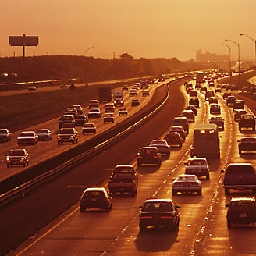
#> input picture test_images/highway_urb716.jpg, 256 x 256 px; the run also reads 1 picture not shown here
$ jupyter execute --allow-errors ImageClassificationWithShallowMachineLearning.ipynb
#> lines starting #> are read from the running program, lines starting #| are printed output that depends on the picture
### rgbhistogram.py
import cv2
import numpy as np

"""
This histogram will be used to charac- terize the color of the flower petals,
which is a good starting point for classifying the species of a flower
"""


class RGBHistogram:

    def __init__(self, bins):
        self.bins = bins

    def get_features(self, imagePath):
        img = cv2.imread(imagePath)
        features = []
        if img is not None:
            features.extend(self.extract_color_stats(img))
            features.extend(self.describe(img).tolist())

        return features

    def extract_color_stats(self, image):
        # split the input image into its respective RGB color channels
        # and then create a feature vector with 6 values: the mean and
        # standard deviation for each of the 3 channels, respectively
        (B,G, R) = cv2.split(image)
        stats = [np.mean(R), np.mean(G), np.mean(B), np.std(R),
                    np.std(G), np.std(B)]

        # perform a min/max scaling on the mean and standard deviation since we are
        # normalizing the histogram bins as well.
        np_stats = np.array(stats)
        normal_np_stats = np.interp(np_stats, (np_stats.min(), np_stats.max()), (0, +1))

        # return our set of features
        return normal_np_stats

    def describe(self, image, mask=None):
        hist = cv2.calcHist([image], [0, 1, 2],
                            mask, self.bins, [0, 256, 0, 256, 0, 256])
        cv2.normalize(hist, hist)

        # return as a feature vector
        return hist.flatten()

### path_utils.py
# import the necessary packages
import os

image_types = (".jpg", ".jpeg", ".png", ".bmp", ".tif", ".tiff")


def list_images(basePath, contains=None):
    # return the set of files that are valid
    return list_files(basePath, validExts=image_types, contains=contains)


def list_files(basePath, validExts=None, contains=None):
    # loop over the directory structure
    for (rootDir, dirNames, filenames) in os.walk(basePath):
        # loop over the filenames in the current directory
        for filename in filenames:
            # if the contains string is not none and the filename does not contain
            # the supplied string, then ignore the file
            if contains is not None and filename.find(contains) == -1:
                continue

            # determine the file extension of the current file
            ext = filename[filename.rfind("."):].lower()

            # check to see if the file is an image and should be processed
            if validExts is None or ext.endswith(validExts):
                # construct the path to the image and yield it
                imagePath = os.path.join(rootDir, filename)
                yield imagePath

### ImageClassificationWithShallowMachineLearning.ipynb
# Image Classification using (Shallow) Machine Learning Techniques

Image classification and machine learning around images is almost always delegated to deep machine learning algorithms such as TensorFlow, MXNet or Keras.

However, machine learning algorithms can also be used to help answer image classification and other questions as well.  Having an understanding around how to apply machine learning algorithms to common problems will be an increasingly important skill to have.

**Adrian Rosebrock** - Entrepreneur and Ph.D in Computer Vision, Machine Learning and Information Retrieval.
[PyImageSearch](https://www.pyimagesearch.com/start-here-learn-computer-vision-opencv/)

---

Addressing the question, "Why learn Deep Learning?"

<font size="3"><i>
"And perhaps most importantly, in the near future, a computer scientist [Software Engineer] without at least some knowledge of AI [Artificial Intelligence], DL [Deep Learning, Machine Learning], CV [Computer Vision] will be like an engineer without basic programming skills — <b>potentially unemployable and overlooked for new job opportunities, research grants, and projects.</b>"
    </i>    </font>


This notebook was inspired by Adrians Blog post: **pyimagesearch.com**

[Machine Learning in Python](https://www.pyimagesearch.com/2019/01/14/machine-learning-in-python/)

I highly recommend his blogs and tutorials.  They are well written and maintained.

### Book recommendations

#### Practical Python and OpenCV

[https://www.pyimagesearch.com/practical-python-opencv/](https://www.pyimagesearch.com/practical-python-opencv/)

#### Introduction to Machine Learning with Python: A Guide for Data Scientists
- Book by Andreas Muller and Sarah Guido is a very consumeable guide to machine learning with great insight into the field.

- You can find that on [Amazon](https://www.amazon.com/Introduction-Machine-Learning-Python-Scientists/dp/1449369413/ref=sr_1_2?ie=UTF8&qid=1511371961&sr=8-2&keywords=machine+learning+oreilly).

- Andreas [GitHub](https://github.com/amueller/introduction_to_ml_with_python) material for the book.

Where can you find the notebook?

<font size="4">https://github.com/youngsoul/pyimagesearch-python-machine-learning</font>

# Overview

This notebook will focus on the the shallow machine learning techniques.  Another notebook will take the same input data and describe how to apply deep learning techniques.

The goals of this notebook are:

- Gentle introduction to Computer Vision and image processing

- How to look for features in data that are perhaps un-obvious at first

- How to use OpenCV to create a feature set

- Present a high level overview of a number of Scikit-Learn Machine Learning models

- Demonstrate the steps to creating a Machine Learning model

- Demonstrate how to predict using a Machine Learning Model

- Setup the next discussion on Deep Learning and Image Classification.

This is a lot of material, in a short time.  It is ok if it all does not make sense at first.  I want to introduce topics at the code level with supporting books and blogs for you to investigate further.

Understanding Machine Learning is a marathon and the best way to learn it, is to just start.

**Problem are we trying to solve:  Image Classification**

Extract the image features so that we can train a supervised machine learning model to predict one of 3 different categories for the image.

# Local Machine Setup

These instructions are somewhat high level, meaning you might have to look up how to install certain software for you particular machine - but the steps are correct.

Because this is a notebook about Computer Vision, one of the most common computer vision libraries is *OpenCV*.  You will have to install OpenCV on your machines.

## Python 3.6.x

While Python 3.7.x is out, this notebook has only been tested with 3.6.x.  Tensorflow, for example, last I checked did not work with 3.7.x yet.

## OpenCV 4.x

At the time of this writing, OpenCV 4.0.1 is released with 4.1.0 on the way.  You can find more information at:
[https://docs.opencv.org/4.0.1/](https://docs.opencv.org/4.0.1/).

It is recommended that you install the latest version for your computer.

## Python Libraries

```python
pip install numpy
pip install sklearn
pip install pandas
pip install matplotlib
pip install jupyter
```

# Image Processing Overview

This section is meant to be short, and direct to lay a foundation of the components of an image

### Image

An image is made up of a collection of pixels.  The pixel is the most fundemental building block of an image and there is no finer granularity.

A 2D image is thought of as a grid or matrix of X,Y values.  The upper left corner is considered 0,0 and the X value increase from left to right and the Y value increases from top to bottom.

For example a 500 x 300 pixel image has 500 rows and 300 columns for a total number of pixels = 500 * 300 = 150,000.

#### Grayscale and Color
Pixels are either a single value for grayscale or a tuple of 3 values for Red, Green Blue.  Each pixel intensity ranges in value from 0, black to 255 or white.

<font size="4">Assuming a color channel in the order:  Red, Green Blue</font>

color tuple is made up of:  (red, green, blue)

A white pixel is a tuple of, (255,255,255).  A red pixel is a tuple of (255, 0, 0 )

The reason we stress the color channel order is because OpenCV stores the color change as Blue, Green, Red.  It is just how they do it and you just have to know it and work with it.  There are conversion routines built into OpenCV.

#### Histogram

A histogram represents the distribution of pixel intensities (either grayscale or color) in an image.

# OpenCV

Lets explore some of the operations and capabilitiles of OpenCV.  It is a very capable and powerful image library and we are just going to look at the minimum of features needed for this notebook.

[cell 1]
from matplotlib import pyplot as plt
import cv2
import warnings
warnings.filterwarnings("ignore", category=DeprecationWarning)

[cell 2]
print(cv2.__version__)

### Read and Show an Image

[cell 3]
def show_grayscale(img_path, name):
    img = cv2.imread(img_path)
    img = cv2.cvtColor(img, cv2.COLOR_BGR2GRAY)

    plt.figure(figsize=(6,8))
    plt.imshow(img, cmap='gray')
    plt.title(name)
    plt.show()

def show_rgb(img_path, name):
    img = cv2.imread(img_path)
    img = cv2.cvtColor(img, cv2.COLOR_BGR2RGB)

    plt.figure(figsize=(6,8))
    plt.imshow(img)
    plt.title(name)
    plt.show()


def show_bgr(img_path, name):
#> called with img_path = 'test_images/highway_urb716.jpg', name = 'Highway BGR'
    img = cv2.imread(img_path)
#> img is the input picture: shape (256, 256, 3); mean B, G, R 43.9, 78.6, 144.9

    plt.figure(figsize=(6,8))
    plt.imshow(img)
    plt.title(name)
    plt.show()

[cell 4]
forest_image_path = 'test_images/forest_nat147.jpg'
highway_image_path = 'test_images/highway_urb716.jpg'

[cell 5]
show_bgr(highway_image_path, 'Highway BGR')

[cell 6]
show_rgb(highway_image_path, 'Highway RGB')

[cell 7]
show_grayscale(highway_image_path, 'Highway Gray')
#> in show_grayscale, `img = cv2.cvtColor(img, cv2.COLOR_BGR2GRAY)`:
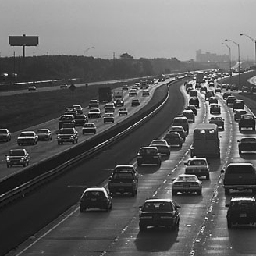
#> img: shape (256, 256); min 8, max 249, mean 94.5

### Split Image into Red, Green and Blue channels

We would like to do this so that we can separate the colors channels so that we can operate on each channel differently.

Use **OpenCV** *split* method to split the image into 3 numpy arrays.

Using numpy we can operate on the arrays efficiently.

Function Name	Description
- np.sum	Compute sum of elements

- np.mean	Compute mean of elements

- np.std	Compute standard deviation

- np.var	Compute variance

- np.min	Find minimum value

- np.max	Find maximum value

[cell 8]
# RECALL: OpenCV returns the image in Blue, Green, Red order NOT Red,Green,Blue
highway_image = cv2.imread(highway_image_path)
(B,G,R) = cv2.split(highway_image)
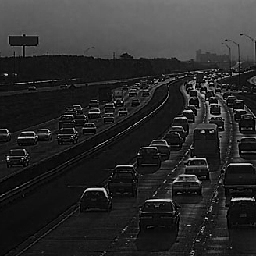
#> B: shape (256, 256); min 0, max 237, mean 43.9
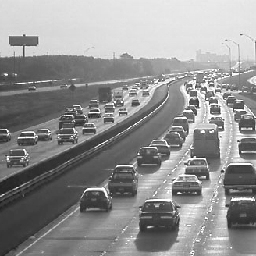
#> R: shape (256, 256); min 27, max 255, mean 144.9

[cell 9]
type(B)

[cell 10]
(R.mean(), G.mean(), B.mean())
#> Out = (144.9, 78.63, 43.88)

[cell 11]
(R.std(), G.std(), B.std())
#> Out = (61.18, 58.57, 37.55)

[cell 12]
(R.var(), G.var(), B.var())
#> Out = (3742.9, 3430.1, 1410.1)

[cell 13]
(R.min(), G.min(), B.min())
#> Out = (27, 0, 0)

[cell 14]
(R.max(), G.max(),B.max())
#> Out = (255, 255, 237)

### Histogram

OpenCV calcHist method:

```calcHist(images, channels, mask, histSize, ranges[, hist[, accumulate]])```

[cell 15]
import matplotlib.gridspec as gridspec
import numpy as np

def plot_rgb_histogram(img_path, setup_figure=True):
#> called with img_path = 'test_images/highway_urb716.jpg', setup_figure = True
    image = cv2.imread(img_path)
    chans = cv2.split(image)
    colors = ("b", "g", "r")
    if setup_figure:
        plt.figure(figsize=(6,8))
    plt.title("Color Histogram")
    plt.xlabel("pixel intensities")
    plt.ylabel("# of Pixels")
    for (chan, color) in zip(chans, colors):
        hist = cv2.calcHist([chan], channels=[0], mask=None, histSize=[256], ranges=[0, 256])
        plt.plot(hist, color = color)
        plt.xlim([0, 256])
#> this loop made 3 passes
#> color on passes 1 to 3: 'b', 'g', 'r'


def get_normalized_image_histogram(img_path, mask=None):
    image = cv2.imread(img_path)

    hist = cv2.calcHist([image], [0, 1, 2],
                        mask, [8,8,8], [0, 256, 0, 256, 0, 256])
    cv2.normalize(hist, hist)

    # return as a feature vector
    # the shape of the returned histogram is
    # 8*8*8 = 512 x 1
    return hist.flatten()

def plot_binned_histogram(img_path, setup_figure=True):
    bin_data = get_normalized_image_histogram(img_path)
    if setup_figure:
        plt.figure(figsize=(6,8))
    plt.title("Flattened Binned Color Histogram")
    plt.xlabel("Pixel Bins")
    plt.ylabel("Normalized ")
    plt.plot(bin_data, color = 'b')
    plt.xlim([0, 512])

def image_summaries(img_paths, img_names, figsize=(20,10)):
    rows = len(img_paths)
    cols = 3
    cell = 1
    plt.figure(figsize=figsize)
    plt.subplots_adjust(top = 0.99, bottom=0.01, hspace=0.5, wspace=0.4)
    for i, img_path in enumerate(img_paths):
        plt.subplot(rows, cols, cell)
        img = cv2.imread(img_path)
        img = cv2.cvtColor(img, cv2.COLOR_BGR2RGB)
        plt.imshow(img)
        plt.title(img_names[i])

        cell = cell +1
        plt.subplot(rows, cols, cell)
        plot_rgb_histogram(img_path, False)
        cell = cell + 1
        plt.subplot(rows, cols, cell )
        plot_binned_histogram(img_path, False)
        cell = cell + 1

[cell 16]
show_rgb(highway_image_path, 'Highway')

[cell 17]
plot_rgb_histogram(highway_image_path)

[cell 18]
plot_binned_histogram(highway_image_path)
#> in plot_binned_histogram, `bin_data = get_normalized_image_histogram(img_path)`: bin_data = 512 values, max 0.572 at index 2, min 0 at index 5, mean 0.00658

[cell 19]
show_rgb(forest_image_path, 'Forest')
#> call 3 of show_rgb, with img_path = 'test_images/forest_nat147.jpg', name = 'Forest'
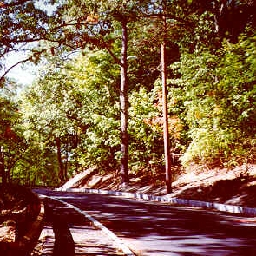
#> input picture test_images/forest_nat147.jpg, 256 x 256 px
#> in show_rgb, img is the input picture: shape (256, 256, 3); mean B, G, R 67.4, 94.7, 130

[cell 20]
plot_rgb_histogram(forest_image_path)
#> the loop in plot_rgb_histogram (call 2), `for (chan, color) in zip(chans, colors):` made 3 passes
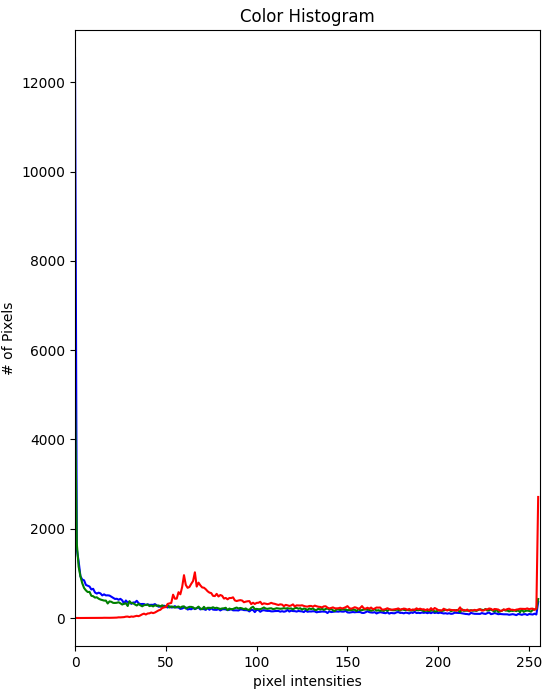
#> figure drawn by matplotlib, 1 panel; curve peaks at x = 0, y = 12543; curve peaks at x = 0, y = 5000; curve peaks at x = 255, y = 2711

[cell 21]
plot_binned_histogram(forest_image_path)
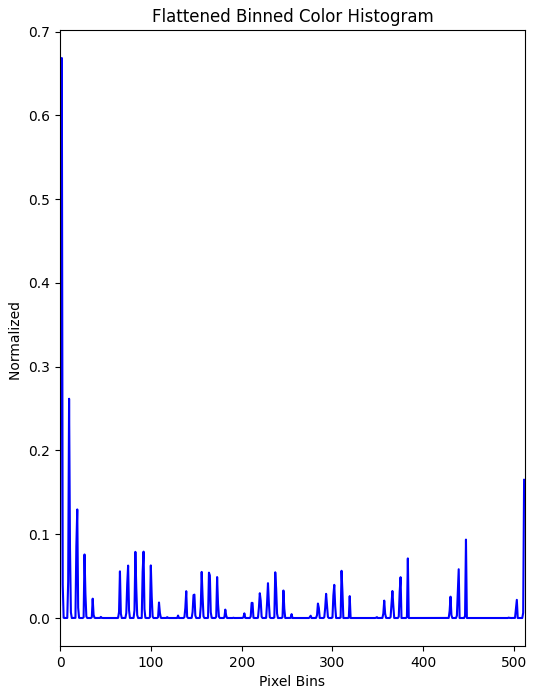
#> figure drawn by matplotlib, 1 panel; curve peaks at x = 2, y = 0.669

[cell 22]
image_summaries([highway_image_path, forest_image_path], ['Highway', 'Forest'])
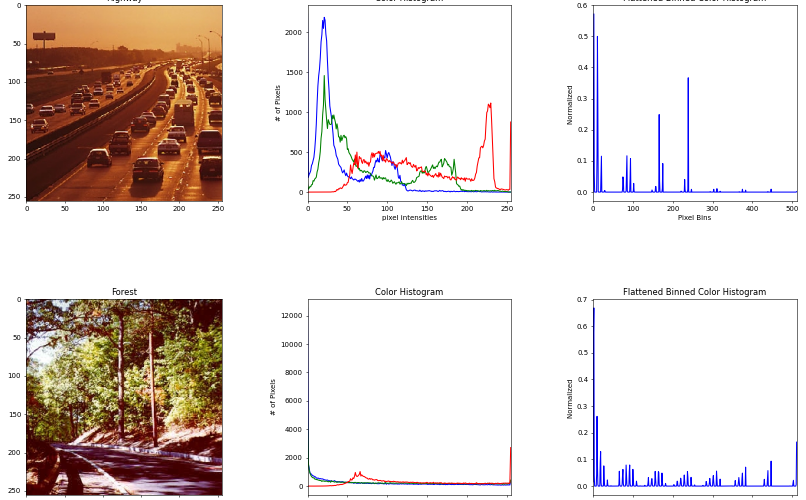
#> figure drawn by matplotlib, 6 panels; panel 2: curve peaks at x = 0, y = 2232; panel 2: curve peaks at x = 21, y = 1460; panel 2: curve peaks at x = 230, y = 1116; panel 3: curve peaks at x = 2, y = 0.572

At this point the features that we are going to extract from images to train a machine learing model are:

* Mean red, green and blue pixel intensities of a picture

* Standard deviation of read, green and blue pixel intensities of a picture

* the binned histogram of the color distribution for red, green and blue pixels

# 3Scenes Data Set

The data set is a 3 Scenes data set.

<table><tr><td>Coast</td><td>Highway</td><td>Forest</td></tr><tr>
<td>  </td>
<td>  </td>
<td>  </td>
</tr></table>

We are going to extract features and train a number of models to determine the best model for the feature set.

[cell 23]
image_dir = '3scenes'

# Features and Labels

### Features

The features used for this image classification will be:

- Mean Red

- Mean Green

- Mean Blue

- Standard Deviation Red

- Standard Deviation Blue

- Standard Deviation Green

- Image Histogram of 512 Values (8 * 8 * 8) bins

[cell 24]
# %load rgbhistogram.py
import cv2
import numpy as np

"""
This histogram will be used to charac- terize the color of the flower petals,
which is a good starting point for classifying the species of a flower
"""


class RGBHistogram:

    def __init__(self, bins):
        self.bins = bins

    # [32 lines left out: functions get_features, extract_color_stats, describe, not called in this run]

### Labels

Labels, meaning whether the image is a Cat, Dog, or Panda or Coast, Highway or Forest is derived from the directory structure.

### Load Image Features

[cell 25]
from path_utils import list_images
from rgbhistogram import RGBHistogram
import os
import pandas as pd


def load_image_features(root_image_dir):
    imagePaths = list_images(root_image_dir)
    features = []
    image_labels = []

    rgbHisto = RGBHistogram([8, 8, 8])

    # loop over our input images
    for imagePath in imagePaths:
        cv2_features = rgbHisto.get_features(imagePath)
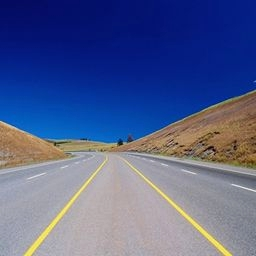
#> input picture 3scenes/highway/highway_a866041.jpg, 256 x 256 px
#> in get_features, img is the input picture: shape (256, 256, 3); mean B, G, R 141.5, 95.9, 83.4
#> in extract_color_stats, `(B,G, R) = cv2.split(image)`:
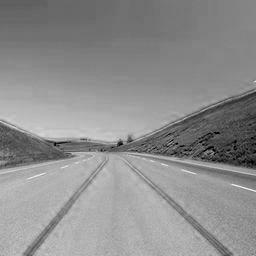
#> B: shape (256, 256); min 0, max 241, mean 141.5
#> in extract_color_stats, `(B,G, R) = cv2.split(image)`:
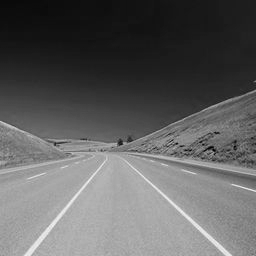
#> G: shape (256, 256); min 0, max 245, mean 95.9
#> in extract_color_stats, `stats = [np.mean(R), np.mean(G), np.mean(B), np.std(R), np.std(G), np...`: stats = [83.42, 95.86, 141.5, 80.21, 61.63, 33.27]
#> (the rest of the program and of its run is left out)
